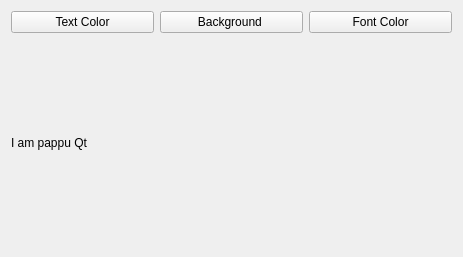
<?xml version="1.0" encoding="UTF-8"?>
<ui version="4.0">
 <class>Widget</class>
 <widget class="QWidget" name="Widget">
  <property name="geometry">
   <rect>
    <x>0</x>
    <y>0</y>
    <width>463</width>
    <height>257</height>
   </rect>
  </property>
  <property name="windowTitle">
   <string>Widget</string>
  </property>
  <layout class="QVBoxLayout" name="verticalLayout">
   <item>
    <layout class="QHBoxLayout" name="horizontalLayout">
     <item>
      <widget class="QPushButton" name="textColorButton">
       <property name="text">
        <string>Text Color</string>
       </property>
      </widget>
     </item>
     <item>
      <widget class="QPushButton" name="backgroundButton">
       <property name="text">
        <string>Background </string>
       </property>
      </widget>
     </item>
     <item>
      <widget class="QPushButton" name="fontButton">
       <property name="text">
        <string>Font Color</string>
       </property>
      </widget>
     </item>
    </layout>
   </item>
   <item>
    <widget class="QLabel" name="label">
     <property name="text">
      <string>I am pappu Qt</string>
     </property>
    </widget>
   </item>
  </layout>
 </widget>
 <resources/>
 <connections/>
</ui>
